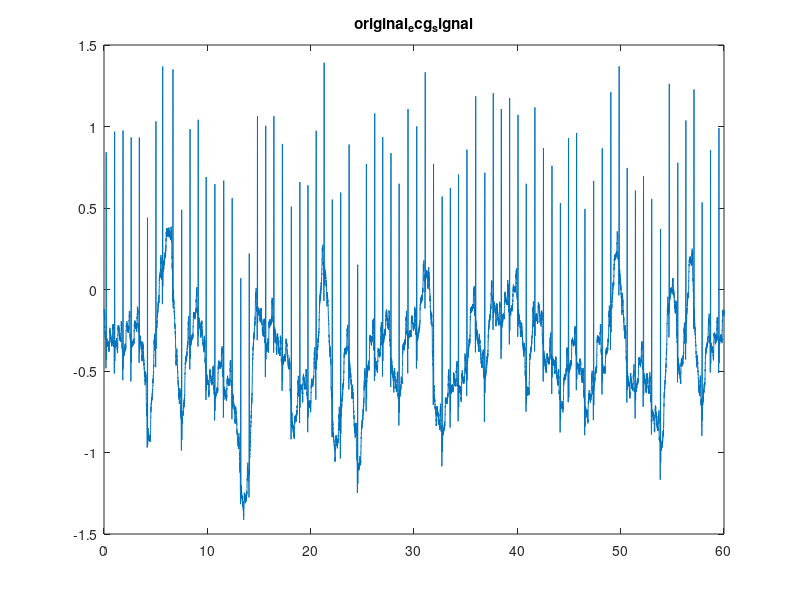
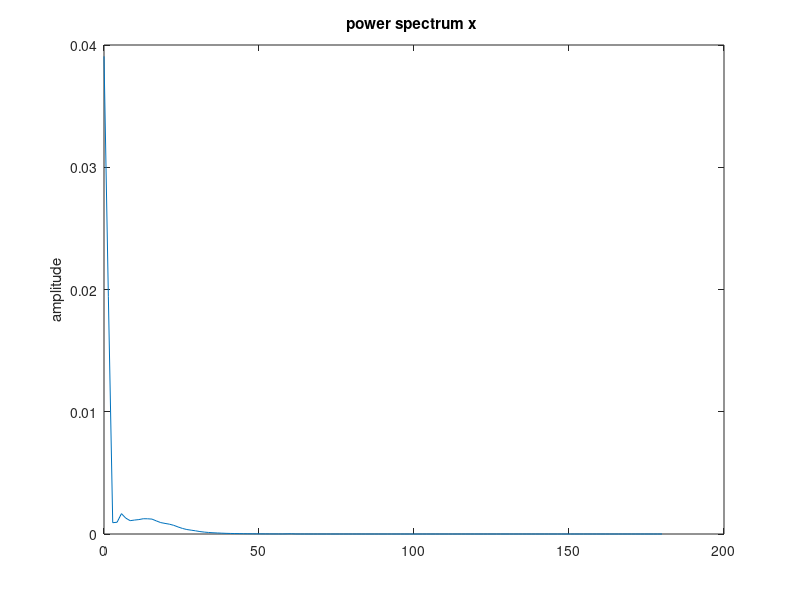

MATLAB code to generate these figures, in order: (Note: this script raises an error after producing the figures.)
clc;

load('ecg_plus_noise.mat');
s= ecg;
Fs = 360;

x = s(:,1);
y = s(:,2);
figure(1)
plot(x, y);
title('original_ecg_signal');

figure(2) %shows 60, 120, 180 hz noise
pwelch(y, [], [], [], Fs);

Omega_o = 60/(Fs/2)
BW = Omega_o/35;
[b,a] = iirnotch(Omega_o, BW);
figure(3)
freqz(b,a)
title('frequency response of notch 60hz');

y1 = filter(b,a,y);
figure(4)
plot(y1(1:21600));
title('remove 60hz')

Omega_o1 = 120/(Fs/2)
BW = Omega_o1/35;
[d, c] = iirnotch(Omega_o1, BW);
figure(5)
freqz(d, c)
title('frequency response of notch 120hz');

y2 = filter(d,c,y1);
figure(6)
plot(y2);
title('remove 120hz');

figure(7)
pwelch(y2, [], [], [], Fs);

%%%%%%  IIR BLT method Highpass filter %%%%%
Omega_o3 = 1/(Fs/2);

[e, f] = butter(3, Omega_o3, 'high');
figure(8)
freqz(e, f);
figure(9)
y3 = filter(e, f, y2);
plot(y3);

figure(10)
pwelch(y3, [], [], [], Fs);

%%%%%%% FIR windowing  highpass filter %%%%%%
Omega_o4 = 5/(Fs/2);

[g, h] = fir1(180, Omega_o4, 'high');
figure(11)
freqz(g, h);

figure(12)
y4 = filter(g, h, y3);
plot(y4);

figure(13)
pwelch(y4, [], [], [], Fs);

Omega_o5=5/(Fs/2)
N = 150;
f1=[0,0.001,Omega_o5,1];
a1=[0,0.001,0.9,1]
b1=firpm(N, f1, a1);
figure(14)
freqz(b1,1)
title('frequency response of FIRpm highpass filter')
y5=filter(b1,1,y2);  
figure(15)
plot(x,y5);



